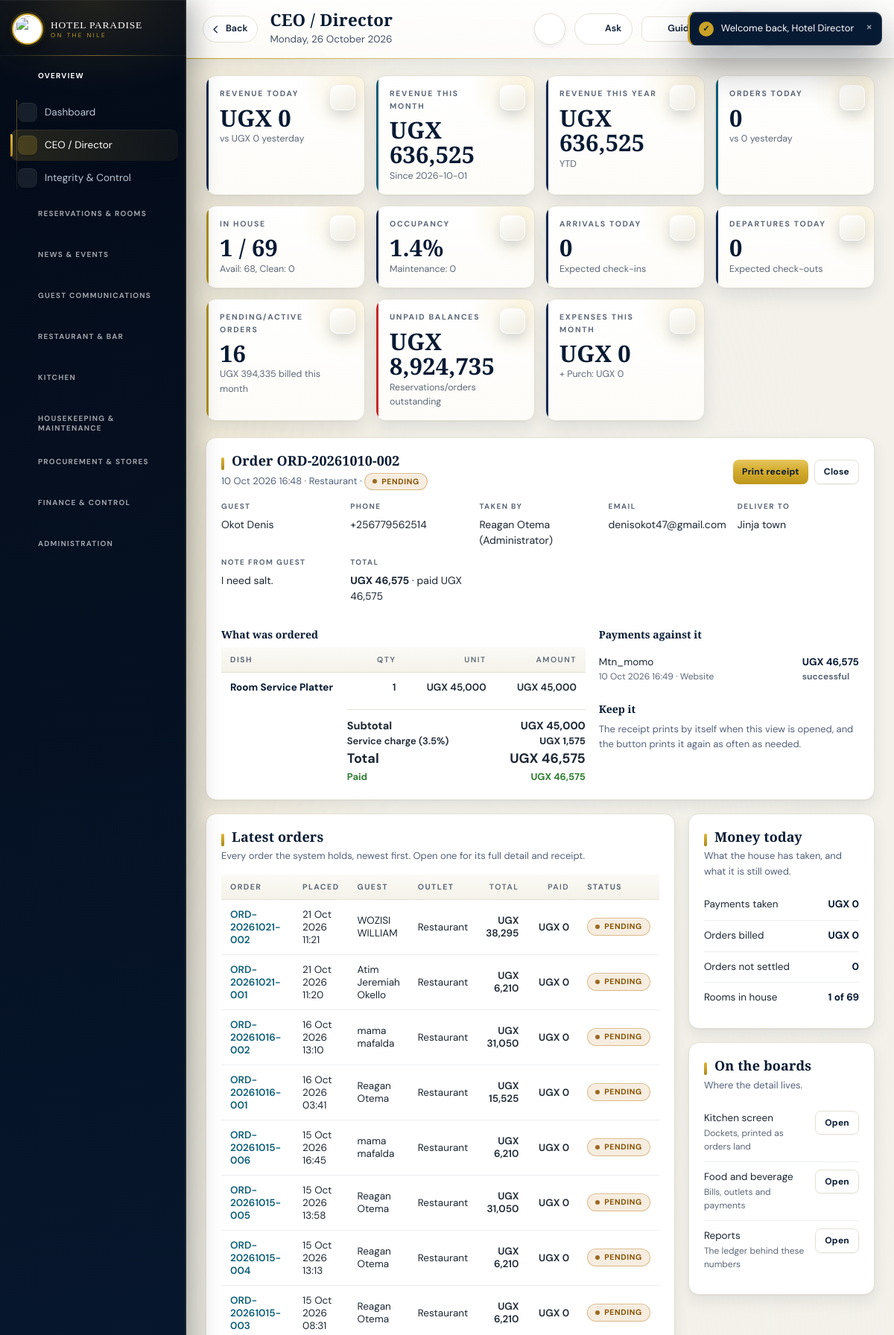
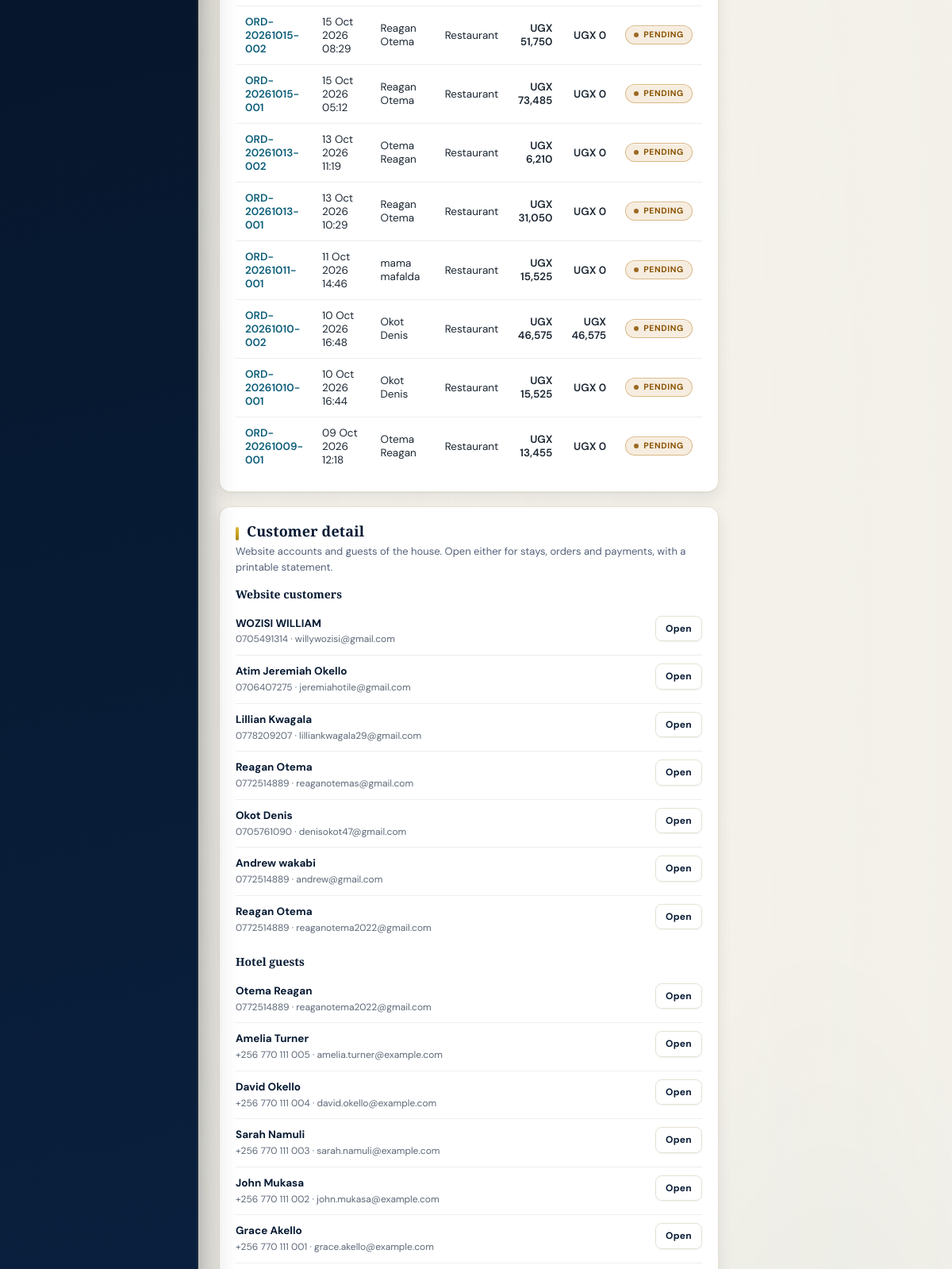
The app's page /backend-php/index.php?page=overview&order=3 (signed in, upper part) with its own data (2 pictures, top to bottom).
### tables this page shows
CREATE TABLE `orders` (
  `id` bigint(20) UNSIGNED NOT NULL,
  `hotel_id` bigint(20) UNSIGNED NOT NULL,
  `user_id` bigint(20) UNSIGNED NOT NULL,
  `shift_id` bigint(20) UNSIGNED DEFAULT NULL,
  `order_number` varchar(60) NOT NULL,
  `outlet` enum('restaurant','bar','room_service') NOT NULL,
  `order_type` enum('table','room','takeaway','delivery') NOT NULL,
  `table_name` varchar(60) DEFAULT NULL,
  `room_id` bigint(20) UNSIGNED DEFAULT NULL,
  `customer_name` varchar(160) DEFAULT NULL,
  `customer_phone` varchar(40) DEFAULT NULL,
  `customer_email` varchar(190) DEFAULT NULL,
  `delivery_address` varchar(255) DEFAULT NULL,
  `delivery_notes` text DEFAULT NULL,
  `status` enum('pending','accepted','preparing','ready','served','partially_paid','paid','cancelled') DEFAULT 'pending',
  `discount` decimal(14,2) DEFAULT 0.00,
  `subtotal` decimal(14,2) DEFAULT 0.00,
  `tax` decimal(14,2) DEFAULT 0.00,
  `total` decimal(14,2) DEFAULT 0.00,
  `created_at` timestamp NULL DEFAULT NULL,
  `deleted_at` timestamp NULL DEFAULT NULL,
  `deleted_by` bigint(20) UNSIGNED DEFAULT NULL
);

CREATE TABLE `users` (
  `id` bigint(20) UNSIGNED NOT NULL,
  `hotel_id` bigint(20) UNSIGNED DEFAULT NULL,
  `name` varchar(190) NOT NULL,
  `email` varchar(190) DEFAULT NULL,
  `phone` varchar(50) DEFAULT NULL,
  `password_hash` varchar(255) NOT NULL,
  `status` enum('pending','active','suspended') DEFAULT 'pending',
  `created_at` timestamp NULL DEFAULT NULL,
  `updated_at` timestamp NULL DEFAULT NULL,
  `profile_image` varchar(255) DEFAULT NULL,
  `last_login_at` datetime DEFAULT NULL,
  `password_changed_at` datetime DEFAULT NULL,
  `deleted_at` timestamp NULL DEFAULT NULL,
  `deleted_by` bigint(20) UNSIGNED DEFAULT NULL
);

CREATE TABLE `order_items` (
  `id` bigint(20) UNSIGNED NOT NULL,
  `order_id` bigint(20) UNSIGNED NOT NULL,
  `menu_item_id` bigint(20) UNSIGNED NOT NULL,
  `quantity` decimal(12,2) NOT NULL,
  `unit_price` decimal(14,2) NOT NULL,
  `total` decimal(14,2) NOT NULL,
  `notes` text DEFAULT NULL
);

CREATE TABLE `menu_items` (
  `id` bigint(20) UNSIGNED NOT NULL,
  `hotel_id` bigint(20) UNSIGNED NOT NULL,
  `category_id` bigint(20) UNSIGNED NOT NULL,
  `name` varchar(190) NOT NULL,
  `description` text DEFAULT NULL,
  `price` decimal(14,2) DEFAULT NULL,
  `image` varchar(190) DEFAULT NULL,
  `group_name` varchar(120) DEFAULT NULL,
  `sort_order` int(11) NOT NULL DEFAULT 0,
  `active` tinyint(1) DEFAULT 1,
  `stock_tracked` tinyint(1) DEFAULT 1
);

CREATE TABLE `payments` (
  `id` bigint(20) UNSIGNED NOT NULL,
  `hotel_id` bigint(20) UNSIGNED NOT NULL,
  `user_id` bigint(20) UNSIGNED DEFAULT NULL,
  `customer_id` bigint(20) UNSIGNED DEFAULT NULL,
  `invoice_id` bigint(20) UNSIGNED DEFAULT NULL,
  `order_id` bigint(20) UNSIGNED DEFAULT NULL,
  `reservation_id` bigint(20) UNSIGNED DEFAULT NULL,
  `amount` decimal(14,2) NOT NULL,
  `method` varchar(50) NOT NULL,
  `provider` varchar(100) DEFAULT NULL,
  `provider_reference` varchar(190) DEFAULT NULL,
  `checkout_token` varchar(190) DEFAULT NULL,
  `status` enum('pending','successful','failed','refunded','reversed') DEFAULT 'pending',
  `verified_at` datetime DEFAULT NULL,
  `gateway_result` text DEFAULT NULL,
  `payer_phone` varchar(50) DEFAULT NULL,
  `created_at` timestamp NULL DEFAULT NULL
);

CREATE TABLE `customers` (
  `id` bigint(20) UNSIGNED NOT NULL,
  `hotel_id` bigint(20) UNSIGNED NOT NULL DEFAULT 1,
  `full_name` varchar(160) NOT NULL DEFAULT '',
  `email` varchar(190) NOT NULL,
  `phone` varchar(40) NOT NULL DEFAULT '',
  `password_hash` varchar(255) NOT NULL DEFAULT '',
  `google_sub` varchar(128) DEFAULT NULL,
  `status` varchar(24) NOT NULL DEFAULT 'active',
  `created_at` datetime NOT NULL DEFAULT current_timestamp(),
  `updated_at` datetime NOT NULL DEFAULT current_timestamp() ON UPDATE current_timestamp(),
  `last_login_at` datetime DEFAULT NULL,
  `profile_image` varchar(255) DEFAULT NULL,
  `date_of_birth` date DEFAULT NULL,
  `gender` varchar(20) DEFAULT NULL,
  `nationality` varchar(80) DEFAULT NULL,
  `national_id` varchar(60) DEFAULT NULL,
  `address` varchar(255) DEFAULT NULL,
  `city` varchar(120) DEFAULT NULL,
  `country` varchar(120) DEFAULT NULL,
  `postcode` varchar(20) DEFAULT NULL,
  `company` varchar(160) DEFAULT NULL,
  `job_title` varchar(120) DEFAULT NULL,
  `preferred_language` varchar(20) DEFAULT NULL,
  `dietary_preferences` varchar(255) DEFAULT NULL,
  `room_preferences` varchar(255) DEFAULT NULL,
  `marketing_opt_in` tinyint(1) NOT NULL DEFAULT 0,
  `emergency_contact_name` varchar(160) DEFAULT NULL,
  `emergency_contact_phone` varchar(40) DEFAULT NULL,
  `notes` text DEFAULT NULL,
  `deleted_at` timestamp NULL DEFAULT NULL,
  `deleted_by` bigint(20) UNSIGNED DEFAULT NULL
);

CREATE TABLE `guests` (
  `id` bigint(20) UNSIGNED NOT NULL,
  `user_id` bigint(20) UNSIGNED DEFAULT NULL,
  `hotel_id` bigint(20) UNSIGNED NOT NULL,
  `full_name` varchar(190) NOT NULL,
  `phone` varchar(50) DEFAULT NULL,
  `email` varchar(190) DEFAULT NULL,
  `nationality` varchar(100) DEFAULT NULL,
  `id_type` varchar(50) DEFAULT NULL,
  `id_number` varchar(100) DEFAULT NULL,
  `created_at` timestamp NULL DEFAULT NULL,
  `updated_at` timestamp NULL DEFAULT NULL,
  `deleted_at` timestamp NULL DEFAULT NULL,
  `deleted_by` bigint(20) UNSIGNED DEFAULT NULL
);

### backend-php/modules/overview.php (the view, shortened to what this page needs)
<?php
function order_full(int $id): ?array{
 $o=row("SELECT o.*,(SELECT oi.notes FROM order_items oi WHERE oi.order_id=o.id AND oi.notes<>'' ORDER BY oi.id LIMIT 1) any_notes,
  (SELECT COALESCE(SUM(p.amount),0) FROM payments p WHERE p.order_id=o.id AND p.status='successful') paid,
  u.name taken_by
  FROM orders o LEFT JOIN users u ON u.id=o.user_id WHERE o.id=?",[$id]);
 $o['lines']=rows('SELECT oi.quantity,oi.unit_price,oi.total,oi.notes,mi.name FROM order_items oi LEFT JOIN menu_items mi ON mi.id=oi.menu_item_id WHERE oi.order_id=? ORDER BY oi.id',[$id]);
 $o['payments']=rows("SELECT p.amount,p.method,p.status,p.created_at,u.name who FROM payments p LEFT JOIN users u ON u.id=p.user_id WHERE p.order_id=? ORDER BY p.id",[$id]);
 return $o;
}
function phone_key(?string $p): string{
 $d=preg_replace('/\D/','',(string)$p);
 return strlen($d)>9?substr($d,-9):$d;
}
$order=null;$viewOrder=(int)($_GET['order']??0);
if($viewOrder) $order=order_full($viewOrder);
$orders=rows("SELECT o.id,o.order_number,o.outlet,o.order_type,o.status,o.total,o.created_at,
 (SELECT COALESCE(SUM(p.amount),0) FROM payments p WHERE p.order_id=o.id AND p.status='successful') paid,
 (SELECT oi.notes FROM order_items oi WHERE oi.order_id=o.id AND oi.notes<>'' ORDER BY oi.id LIMIT 1) any_notes
 FROM orders o ORDER BY o.id DESC LIMIT 20");
$recentCustomers=rows('SELECT id,full_name,phone,email,created_at FROM customers ORDER BY id DESC LIMIT 12');
$recentGuests=rows('SELECT id,full_name,phone,email,created_at FROM guests ORDER BY id DESC LIMIT 12');
echo '<div class="kpis">';
echo '</div>';
if($order){
 $g=order_customer($order['any_notes']??null);
 echo '<div class="panel"><div class="toolbar" style="margin-bottom:14px">';
 echo '<div><h2>Order '.e($order['order_number']).'</h2><p class="hint" style="margin:0">'.fmtdt($order['created_at']).' &middot; '.e(ucfirst((string)$order['outlet'])).' &middot; '.status_badge($order['status']).'</p></div>';
 echo '<div class="bar"><button class="btn sm" type="button" onclick="printReceipt(\'order-'.(int)$order['id'].'\')">Print receipt</button>';
 echo '<a class="btnGhost sm" href="'.BASE.'/index.php?page=overview">Close</a></div></div>';
 echo '<div class="res-meta" style="margin-bottom:16px">';
 echo '<div class="field" style="margin:0"><label>Guest</label><div>'.e($g['name']??'Counter order').'</div></div>';
 if($g) echo '<div class="field" style="margin:0"><label>Phone</label><div><a href="'.BASE.'/index.php?page=overview&amp;customer='.(int)(val('SELECT id FROM customers WHERE phone LIKE ?',['%'.phone_key($g['phone']).'%'])?:0).'">'.e($g['phone']).'</a></div></div>';
 echo '<div class="field" style="margin:0"><label>Taken by</label><div>'.e($order['taken_by']??'Website').'</div></div>';
 $d=order_delivery($order);
 if($d['email']) echo '<div class="field" style="margin:0"><label>Email</label><div>'.e($d['email']).'</div></div>';
 if($d['address']) echo '<div class="field" style="margin:0"><label>Deliver to</label><div>'.e($d['address']).'</div></div>';
 if($d['notes']) echo '<div class="field" style="margin:0"><label>Note from guest</label><div>'.e($d['notes']).'</div></div>';
 echo '<div class="field" style="margin:0"><label>Total</label><div><b>'.money($order['total']).'</b> &middot; paid '.money($order['paid']).'</div></div>';
 echo '</div>';
 echo '<div class="twoCol"><div>';
 echo '<h3>What was ordered</h3><table class="tbl"><thead><tr><th>Dish</th><th class="num">Qty</th><th class="num">Unit</th><th class="num">Amount</th></tr></thead><tbody>';
 foreach($order['lines'] as $l){
  $note=prep_note($l['notes']??null);
  echo '<tr><td><b>'.e($l['name']??'Item removed').'</b>'.($note?'<br><small>'.e($note).'</small>':'').'</td>';
  echo '<td class="num">'.rtrim(rtrim(number_format((float)$l['quantity'],2,'.',''),'0'),'.').'</td><td class="num">'.money($l['unit_price']).'</td><td class="num">'.money($l['total']).'</td></tr>';
 }
 echo '</tbody></table>';
 echo '<div class="totals" style="max-width:320px;margin-left:auto">';
 echo '<div class="tt"><span>Subtotal</span><b>'.money($order['subtotal']).'</b></div>';
 if((float)$order['tax']>0) echo '<div class="tt" style="font-size:13px;font-weight:600"><span>Service charge (3.5%)</span><b>'.money($order['tax']).'</b></div>';
 echo '<div class="tt" style="font-size:18px"><span>Total</span><b>'.money($order['total']).'</b></div>';
 echo '<div class="tt" style="font-size:13px;color:#2e7d32"><span>Paid</span><b>'.money($order['paid']).'</b></div>';
 echo '</div></div>';
 echo '<div>';
 echo '<h3>Payments against it</h3>';
 if(!count($order['payments'])) echo '<p class="emptyLine">Nothing has been taken against this order yet.</p>';
 else{
  echo '<div class="miniList">';
  foreach($order['payments'] as $p){
   echo '<div class="li"><span>'.e(ucfirst((string)$p['method'])).'<br><small>'.fmtdt($p['created_at']).' &middot; '.e($p['who']??'Website').'</small></span>';
   echo '<b>'.money($p['amount']).'<br><small>'.e($p['status']).'</small></b></div>';
  }
  echo '</div>';
 }
 echo '<h3>Keep it</h3><p class="hint">The receipt prints by itself when this view is opened, and the button prints it again as often as needed.</p>';
 echo '</div></div></div>';
}
echo '<div class="dashGrid"><div>';
echo '<div class="panel"><h2>Latest orders</h2><p class="hint">Every order the system holds, newest first. Open one for its full detail and receipt.</p>';
echo '<table class="tbl"><thead><tr><th>Order</th><th>Placed</th><th>Guest</th><th>Outlet</th><th class="num">Total</th><th class="num">Paid</th><th>Status</th></tr></thead><tbody>';
foreach($orders as $o){
 $g=order_customer($o['any_notes']??null);
 echo '<tr><td><b><a href="'.BASE.'/index.php?page=overview&amp;order='.(int)$o['id'].'">'.e($o['order_number']).'</a></b></td>';
 echo '<td>'.fmtdt($o['created_at']).'</td><td>'.e($g['name']??'Counter').'</td><td>'.e(ucfirst((string)$o['outlet'])).'</td>';
 echo '<td class="num">'.money($o['total']).'</td><td class="num">'.money($o['paid']).'</td><td>'.status_badge($o['status']).'</td></tr>';
}
echo '</tbody></table></div>';
echo '<div class="panel"><h2>Customer detail</h2><p class="hint">Website accounts and guests of the house. Open either for stays, orders and payments, with a printable statement.</p>';
echo '<h3>Website customers</h3><div class="miniList">';
foreach($recentCustomers as $c){
 echo '<div class="li"><span><b><a href="'.BASE.'/index.php?page=overview&amp;customer='.(int)$c['id'].'">'.e($c['full_name']).'</a></b><br><small>'.e($c['phone']??'').' &middot; '.e($c['email']??'').'</small></span>';
 echo '<b><a class="btnGhost sm" href="'.BASE.'/index.php?page=overview&amp;customer='.(int)$c['id'].'">Open</a></b></div>';
}
echo '</div>';
echo '<h3>Hotel guests</h3><div class="miniList">';
foreach($recentGuests as $g){
 echo '<div class="li"><span><b><a href="'.BASE.'/index.php?page=overview&amp;guest='.(int)$g['id'].'">'.e($g['full_name']).'</a></b><br><small>'.e($g['phone']??'').' &middot; '.e($g['email']??'').'</small></span>';
 echo '<b><a class="btnGhost sm" href="'.BASE.'/index.php?page=overview&amp;guest='.(int)$g['id'].'">Open</a></b></div>';
}
echo '</div></div></div>';
echo '<div>';
echo '<div class="panel"><h2>Money today</h2><p class="hint">What the house has taken, and what it is still owed.</p>';
echo '<div class="miniList">';
echo '<div class="li"><span>Payments taken</span><b>'.money($k['today']).'</b></div>';
echo '<div class="li"><span>Orders billed</span><b>'.money($k['billed']).'</b></div>';
echo '<div class="li"><span>Orders not settled</span><b>'.(int)$k['owed'].'</b></div>';
echo '<div class="li"><span>Rooms in house</span><b>'.(int)$k['inhouse'].' of '.(int)$k['rooms'].'</b></div>';
echo '</div></div>';
echo '<div class="panel"><h2>On the boards</h2><p class="hint">Where the detail lives.</p><div class="miniList">';
echo '<div class="li"><span>Kitchen screen<br><small>Dockets, printed as orders land</small></span><b><a class="btnGhost sm" href="'.BASE.'/index.php?page=kitchen">Open</a></b></div>';
echo '<div class="li"><span>Food and beverage<br><small>Bills, outlets and payments</small></span><b><a class="btnGhost sm" href="'.BASE.'/index.php?page=fnb">Open</a></b></div>';
echo '<div class="li"><span>Reports<br><small>The ledger behind these numbers</small></span><b><a class="btnGhost sm" href="'.BASE.'/index.php?page=reports">Open</a></b></div>';
echo '</div></div></div></div>';

### backend-php/app/bootstrap.php (shortened to what this page needs)
<?php
if(!function_exists('hp_config')){
 function hp_config(): array{
  $file=__DIR__.'/../config.php';
  if(!is_readable($file)) return $cfg=[];
  $got=include $file;
  return $cfg=is_array($got)?$got:[];
 }
}
function db_config(): array{
 $fromFile=hp_config();
 $fromConfig=function(string $path) use($fromFile){
  $node=$fromFile;
  foreach(explode('.',$path) as $step){
   if(!is_array($node)||!array_key_exists($step,$node)) return null;
   $node=$node[$step];
  }
  return $node;
 };
 $pick=function(string $path,string $env,string $fallback) use($fromConfig): string{
  $v=getenv($env);
  if(is_string($v)&&$v!=='') return $v;
  $v=$fromConfig($path);
  if(is_string($v)&&$v!=='') return $v;
  return $fallback;
 };
 $host=$pick('db.host','HP_DB_HOST','127.0.0.1');
 $port=$pick('db.port','HP_DB_PORT','');
 return $cfg=[
  'dsn'=>'mysql:host='.$host.($port!==''?';port='.$port:'').';charset=utf8mb4',
  'host'=>$host,'port'=>$port,
  'name'=>$pick('db.name','HP_DB_NAME','hotelpardise_system'),
  'user'=>$pick('db.user','HP_DB_USER','hotelpardise_system'),
  'pass'=>$pick('db.pass','HP_DB_PASS',''),
  'web'=>[
   'name'=>$pick('web_db.name','HP_WEB_DB_NAME','hotelpardise_website'),
   'user'=>$pick('web_db.user','HP_WEB_DB_USER','hotelpardise_website'),
   'pass'=>$pick('web_db.pass','HP_WEB_DB_PASS',''),
  ],
 ];
}
function db_connect(string $dsn,string $dbName,string $user,string $pass): PDO{
  try{
   return new PDO($dsn.';dbname='.$dbName,$user,$pass,[
    PDO::ATTR_ERRMODE=>PDO::ERRMODE_EXCEPTION,
    PDO::ATTR_DEFAULT_FETCH_MODE=>PDO::FETCH_ASSOC
   ]);
  }catch(PDOException $e){
   $reason=db_failure_reason($e,$dbName,$user);
   error_log('[hotel db] cannot open '.$dbName.' as '.$user.'@'.db_config()['host']
    .' [SQLSTATE '.$e->getCode().']: '.$reason);
   throw new RuntimeException($reason,0);
  }
}
function db(): PDO{
  static $pdo=null;
  if($pdo===null){
   $c=db_config();
   try{
    $pdo=db_connect($c['dsn'],$c['name'],$c['user'],$c['pass']);
   }catch(RuntimeException $e){
    db_setup_page($e->getMessage());
   }
  }
  return $pdo;
}
function q(string $sql,array $p=[]){ $st=db()->prepare($sql); $st->execute($p); return $st; }
function rows(string $sql,array $p=[]){ return q($sql,$p)->fetchAll(); }
function row(string $sql,array $p=[]){ $r=q($sql,$p)->fetch(); return $r===false?null:$r; }
function val(string $sql,array $p=[]){ $r=q($sql,$p)->fetchColumn(); return $r===false?null:$r; }
function e($v=null): string{ return htmlspecialchars((string)$v,ENT_QUOTES,'UTF-8'); }
function money($v): string{ return 'UGX '.number_format((float)$v,0); }
function fmtdt($d): string{ return $d?date('d M Y H:i',strtotime((string)$d)):''; }
function badge(string $text,string $tone='grey'): string{
 static $tones=['ok'=>1,'warn'=>1,'bad'=>1,'gold'=>1,'navy'=>1,'blue'=>1,'grey'=>1];
 $t=isset($tones[$tone])?$tone:'grey';
 return '<span class="badge '.e($t).'">'.e($text).'</span>';
}

### records on screen
orders: order_number "ORD-20261010-002", created_at "10 Oct 2026 16:48", outlet "Restaurant", status "PENDING", customer_name "Okot Denis", customer_phone "+256779562514", user.name "Reagan Otema (Administrator)", customer_email "denisokot47@gmail.com", delivery_address "Jinja town", delivery_notes "I need salt.", total "UGX 46,575", subtotal "UGX 45,000", tax "UGX 1,575", paid "UGX 46,575"
order_items: menu_item.name "Room Service Platter", quantity "1", unit_price "UGX 45,000", total "UGX 45,000"
payments: method "Mtn_momo", created_at "10 Oct 2026 16:49", who "Website", amount "UGX 46,575", status "successful"
orders: order_number "ORD-20261021-002", created_at "21 Oct 2026 11:21", name "WOZISI WILLIAM", outlet "Restaurant", total "UGX 38,295", paid "UGX 0", status "PENDING"
orders: order_number "ORD-20261021-001", created_at "21 Oct 2026 11:20", outlet "Restaurant", total "UGX 6,210", paid "UGX 0", status "PENDING"
customers: full_name "Atim Jeremiah Okello", phone "0706407275", email "jeremiahotile@gmail.com"
orders: order_number "ORD-20261016-002", created_at "16 Oct 2026 13:10", name "mama mafalda", outlet "Restaurant", total "UGX 31,050", paid "UGX 0", status "PENDING"
orders: order_number "ORD-20261016-001", created_at "16 Oct 2026 03:41", name "Reagan Otema", outlet "Restaurant", total "UGX 15,525", paid "UGX 0", status "PENDING"
orders: order_number "ORD-20261015-006", created_at "15 Oct 2026 16:45", name "mama mafalda", outlet "Restaurant", total "UGX 6,210", paid "UGX 0", status "PENDING"
orders: order_number "ORD-20261015-005", created_at "15 Oct 2026 13:58", name "Reagan Otema", outlet "Restaurant", total "UGX 31,050", paid "UGX 0", status "PENDING"
orders: order_number "ORD-20261015-004", created_at "15 Oct 2026 13:13", name "Reagan Otema", outlet "Restaurant", total "UGX 6,210", paid "UGX 0", status "PENDING"
orders: order_number "ORD-20261015-003", created_at "15 Oct 2026 08:31", name "Reagan Otema", outlet "Restaurant", total "UGX 6,210", paid "UGX 0", status "PENDING"
orders: order_number "ORD-20261015-002", created_at "15 Oct 2026 08:29", name "Reagan Otema", outlet "Restaurant", total "UGX 51,750", paid "UGX 0", status "PENDING"
orders: order_number "ORD-20261015-001", created_at "15 Oct 2026 05:12", name "Reagan Otema", outlet "Restaurant", total "UGX 73,485", paid "UGX 0", status "PENDING"
orders: order_number "ORD-20261013-002", created_at "13 Oct 2026 11:19", name "Otema Reagan", outlet "Restaurant", total "UGX 6,210", paid "UGX 0", status "PENDING"
orders: order_number "ORD-20261013-001", created_at "13 Oct 2026 10:29", name "Reagan Otema", outlet "Restaurant", total "UGX 31,050", paid "UGX 0", status "PENDING"
orders: order_number "ORD-20261011-001", created_at "11 Oct 2026 14:46", name "mama mafalda", outlet "Restaurant", total "UGX 15,525", paid "UGX 0", status "PENDING"
orders: order_number "ORD-20261010-001", created_at "10 Oct 2026 16:44", outlet "Restaurant", total "UGX 15,525", paid "UGX 0", status "PENDING"
orders: order_number "ORD-20261009-001", created_at "09 Oct 2026 12:18", name "Otema Reagan", outlet "Restaurant", total "UGX 13,455", paid "UGX 0", status "PENDING"
customers: full_name "WOZISI WILLIAM", phone "0705491314", email "willywozisi@gmail.com"
customers: full_name "Lillian Kwagala", phone "0778209207", email "lilliankwagala29@gmail.com"
customers: full_name "Reagan Otema", phone "0772514889", email "reaganotemas@gmail.com"
customers: full_name "Okot Denis", phone "0705761090", email "denisokot47@gmail.com"
customers: full_name "Andrew wakabi", phone "0772514889", email "andrew@gmail.com"
customers: full_name "Reagan Otema", phone "0772514889", email "reaganotema2022@gmail.com"
guests: full_name "Otema Reagan", phone "0772514889", email "reaganotema2022@gmail.com"
guests: full_name "Amelia Turner", phone "+256 770 111 005", email "amelia.turner@example.com"
guests: full_name "David Okello", phone "+256 770 111 004", email "david.okello@example.com"
guests: full_name "Sarah Namuli", phone "+256 770 111 003", email "sarah.namuli@example.com"
guests: full_name "John Mukasa", phone "+256 770 111 002", email "john.mukasa@example.com"
guests: full_name "Grace Akello", phone "+256 770 111 001", email "grace.akello@example.com"

### other values on screen
$group['label'] "OVERVIEW"
$label "Dashboard"
$label "CEO / Director"
$label "Integrity & Control"
$group['label'] "RESERVATIONS & ROOMS"
$group['label'] "NEWS & EVENTS"
$group['label'] "GUEST COMMUNICATIONS"
$group['label'] "RESTAURANT & BAR"
$group['label'] "KITCHEN"
$group['label'] "HOUSEKEEPING & MAINTENANCE"
$group['label'] "PROCUREMENT & STORES"
$group['label'] "FINANCE & CONTROL"
$group['label'] "ADMINISTRATION"
$title "CEO / Director"
$sub "Monday, 26 October 2026"
